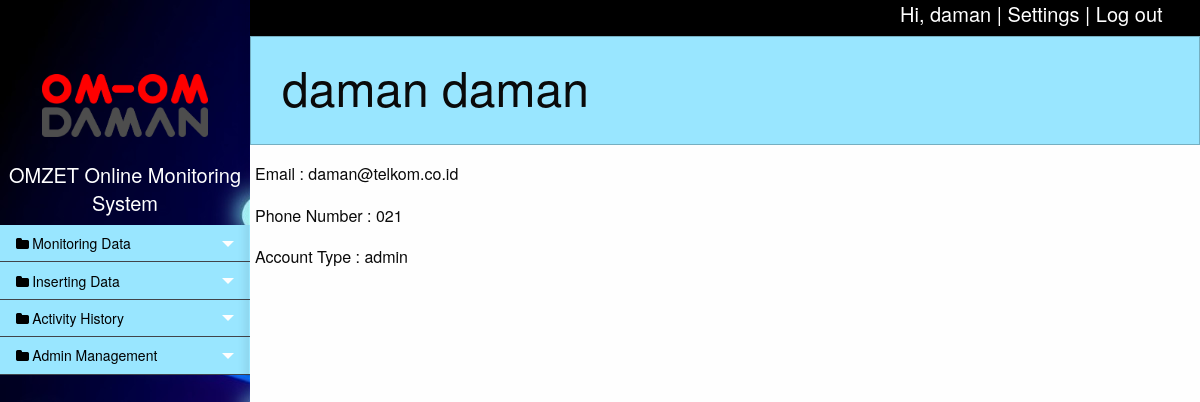
/profile.php (signed in), run on the app's committed database.
### tables this page shows
CREATE TABLE `tb_account` (
  `email` varchar(30) NOT NULL,
  `password` varchar(32) NOT NULL,
  `fname` varchar(20) NOT NULL,
  `lname` varchar(20) NOT NULL,
  `phone` varchar(20) NOT NULL,
  `acctype` varchar(20) NOT NULL,
  `sto` varchar(3) NOT NULL
);

### function/session.php (called while the page is built, shortened)
<?php
	include('database.php');
	$user_email=$_SESSION['login_user'];
	$query=mysqli_query($con, "SELECT * FROM tb_account WHERE email='".$user_email."'");
	$row=mysqli_fetch_assoc($query);
	$login_fname=$row['fname'];
	$login_acctype=$row['acctype'];
?>

### profile.php (the view, shortened to what this page needs)
<?php
include('function/session.php');
?>
<!doctype html>
<html class="no-js" lang="en">
<head>
  <link rel="stylesheet" href="css/foundation.css">
  <link rel="stylesheet" href="css/app.css">
  <link rel="stylesheet" href="css/custom.css" />
  <link rel="stylesheet" href="css/pace.css" />
  <link rel="stylesheet" type="text/css" src="font/foundation-icons.css" />
  <link href="http://cdnjs.cloudflare.com/ajax/libs/font-awesome/4.3.0/css/font-awesome.css" rel="stylesheet" type='text/css'>
</head>
<body>
  <div class="off-canvas-wrapper">
    <div class="large-12 bg-black">
      <div class="row small-3 small-offset-9 show-for-large">
        <h5>Hi, <a href="profile.php"><?php echo $login_fname; ?></a> | <a href="settings.php">Settings</a> | <a href="function/logout.php">Log out</a></h5>
      </div>
    </div>
    <div class="off-canvas-wrapper-inner" data-off-canvas-wrapper>
      <div class="off-canvas position-left reveal-for-large" id="my-info" data-off-canvas data-position="left">
        <div class="medium-12">
          <br>
          <div class="row medium-8">
            <img style="margin-top: 50px;" src="image/omom.png">
          </div>
          <br>
          <a href="dashboard.php"><h5 style="color:white"><center>OMZET Online Monitoring System</center></h5></a>
          <div class="row small-12">
            <ul class="multilevel-accordion-menu vertical menu" data-accordion-menu>
              <li>
                <a href="#">Monitoring Data</a>
              </li>
              <li>
                <a href="#">Inserting Data</a>
              </li>
              <li>
                <a href="#">Activity History</a>
              </li>
              <?php
              if($login_acctype=='admin'){
               echo
               '<li>
               <a href="#">Admin Management</a>
               <ul class="menu vertical sublevel-1">
                 <li><a class="subitem" href="admin_member.php">Member Approval</a></li>
               </ul>
             </li>';
           }
           ?>
         </ul>
       </div>
     </div>
   </div>
   <div class="off-canvas-content" data-off-canvas-content>
    <div class="callout primary">
      <div class="row column">
        <h1><?php echo $row['fname'].' '.$row['lname'];?></h1>
      </div>
    </div>
    <div class="row medium-12">
      <div class="inner">
        <div class="row medium-6">
          <p>Email : <?php echo $row['email'];?></p>
          <p>Phone Number : <?php echo $row['phone'];?></p>
          <p>Account Type : <?php echo $row['acctype'];?></p>
       </div>
     </div>
   </div>
 </div>
</div>
</div>
</body>
</html>

### css/custom.css (style rules this page uses)
.inner { padding-right: 20px; padding-left: 20px; }
.bg-black { background-color: black; color: white; }
.bg-black .row h5 a { color: white; }

### data on the page
tb_account: fname "daman", lname "daman", email "daman@telkom.co.id", phone "021", acctype "admin"
